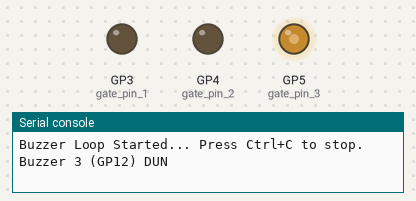
A program run on a simulated Raspberry Pi Pico running MicroPython. Parts: output pins drawn as LEDs (lit = HIGH), the last lines printed to the serial console.

Above: at 0.05 s.
At 1.85 s:
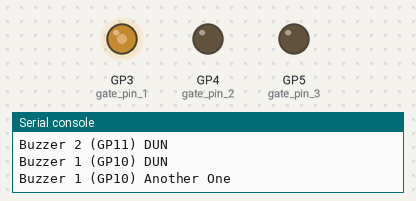
At 2.75 s:
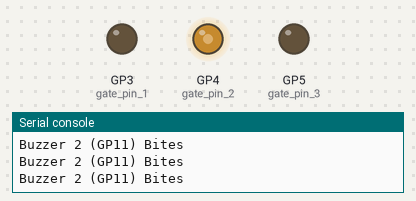
At 3.7 s:
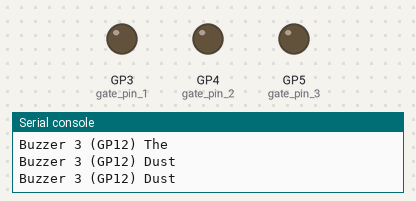
Timing chart, 0 to 8.5 s (numbered marks = the images above):
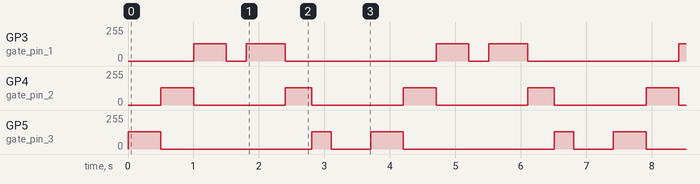

The program:

mosfet.py
```python
from machine import Pin, PWM
import time

# Set the GPIO pins for controlling the MOSFETs (connected to the Gates)
gate_pin_1 = PWM(Pin(3))  # Use PWM on GPIO 10 (GP3) for first buzzer
gate_pin_1.freq(1000)  # Set frequency to 1kHz (adjust as needed)
gate_pin_1.duty_u16(0)  # Start with the first buzzer OFF

gate_pin_2 = PWM(Pin(4))  # Use PWM on GPIO 11 (GP4) for second buzzer
gate_pin_2.freq(1000)  # Set frequency to 1kHz (adjust as needed)
gate_pin_2.duty_u16(0)  # Start with the second buzzer OFF

gate_pin_3 = PWM(Pin(5))  # Use PWM on GPIO 12 (GP5) for third buzzer
gate_pin_3.freq(1000)  # Set frequency to 1kHz (adjust as needed)
gate_pin_3.duty_u16(0)  # Start with the third buzzer OFF

# Function to pulse the buzzers in the pattern "DUN DUN DUN" followed by "Another One Bites the Dust"
def pulse_buzzers():
    print("Buzzer Loop Started... Press Ctrl+C to stop.")

    while True:  # Infinite loop
        # First "DUN" for buzzer 3 (GP3) - Slower
        print("Buzzer 3 (GP12) DUN")
        gate_pin_3.duty_u16(32768)  # 50% duty cycle for 0.5 seconds
        time.sleep(0.5)
        gate_pin_3.duty_u16(0)  # Turn off GP12

        # Second "DUN" for buzzer 2 (GP4) - Slower
        print("Buzzer 2 (GP11) DUN")
        gate_pin_2.duty_u16(32768)  # 50% duty cycle for 0.5 seconds
        time.sleep(0.5)
        gate_pin_2.duty_u16(0)  # Turn off GP11

        # Third "DUN" for buzzer 1 (GP5) - Slower
        print("Buzzer 1 (GP10) DUN")
        gate_pin_1.duty_u16(32768)  # 50% duty cycle for 0.5 seconds
        time.sleep(0.5)
        gate_pin_1.duty_u16(0)  # Turn off GP10

        # Shorter pause before the next part
        time.sleep(0.3)  # Shorter pause between "DUN DUN DUN" and "Another One Bites the Dust"

        # Start pattern: "Another One" for faster buzzing on buzzer 1 (GP10) only
        # First "Another One" for buzzer 1 (GP3)
        print("Buzzer 1 (GP10) Another One")
        gate_pin_1.duty_u16(32768)  # 50% duty cycle for 0.2 seconds
        time.sleep(0.2)
        gate_pin_1.duty_u16(0)  # Turn off GP10

        # Second "Another One" for buzzer 1 (GP3)
        print("Buzzer 1 (GP10) Another One")
        gate_pin_1.duty_u16(32768)  # 50% duty cycle for 0.2 seconds
        time.sleep(0.2)
        gate_pin_1.duty_u16(0)  # Turn off GP10

        # Third "Another One" for buzzer 1 (GP3)
        print("Buzzer 1 (GP10) Another One")
        gate_pin_1.duty_u16(32768)  # 50% duty cycle for 0.2 seconds
        time.sleep(0.2)
        gate_pin_1.duty_u16(0)  # Turn off GP10


        # Start pattern: "Bites" for buzzer 2 (GP4)
        # First "Bites" for buzzer 2 (GP11)
        print("Buzzer 2 (GP11) Bites")
        gate_pin_2.duty_u16(32768)  # 50% duty cycle for 0.1 seconds
        time.sleep(0.1)
        gate_pin_2.duty_u16(0)  # Turn off GP11

        # Second "Bites" for buzzer 2 (GP4)
        print("Buzzer 2 (GP11) Bites")
        gate_pin_2.duty_u16(32768)  # 50% duty cycle for 0.1 seconds
        time.sleep(0.1)
        gate_pin_2.duty_u16(0)  # Turn off GP11
         # Third  "Bites" for buzzer 2 (GP4)
        print("Buzzer 2 (GP11) Bites")
        gate_pin_2.duty_u16(32768)  # 50% duty cycle for 0.1 seconds
        time.sleep(0.1)
        gate_pin_2.duty_u16(0)  # Turn off GP11
             # Third  "Bites" for buzzer 2 (GP4)
        print("Buzzer 2 (GP11) Bites")
        gate_pin_2.duty_u16(32768)  # 50% duty cycle for 0.1 seconds
        time.sleep(0.1)
        gate_pin_2.duty_u16(0)  # Turn off GP11

        # Start pattern: "The Dust" for buzzer 3 (GP5)
        # First "The" for buzzer 3 (GP12)
        print("Buzzer 3 (GP12) The")
        gate_pin_3.duty_u16(32768)  # 50% duty cycle for 0.1 seconds
        time.sleep(0.1)
        gate_pin_3.duty_u16(0)  # Turn off GP12

        # Second "Dust" for buzzer 3 (GP5)
        print("Buzzer 3 (GP12) Dust")
        gate_pin_3.duty_u16(32768)  # 50% duty cycle for 0.1 seconds
        time.sleep(0.1)
        gate_pin_3.duty_u16(0)  # Turn off GP12
         # 3 "Dust" for buzzer 3 (GP5)
        print("Buzzer 3 (GP12) Dust")
        gate_pin_3.duty_u16(32768)  # 50% duty cycle for 0.1 seconds
        time.sleep(0.1)
        gate_pin_3.duty_u16(0)  # Turn off GP12

        # Delay before starting the next round
        time.sleep(0.3)  # Small delay to separate repetitions
        time.sleep(0.3)

# Call the function to start pulsing
try:
    pulse_buzzers()
except KeyboardInterrupt:
    print("Stopping buzzers...")
    gate_pin_1.duty_u16(0)  # Ensure buzzer 1 is OFF when stopping
    gate_pin_2.duty_u16(0)  # Ensure buzzer 2 is OFF when stopping
    gate_pin_3.duty_u16(0)  # Ensure buzzer 3 is OFF when stopping
```

Measured:
- by itself, GP3 (gate_pin_1): repeats every 3.7 s: 0/255 0.30 s, 128/255 0.60 s, 0/255 2.3 s, 128/255 0.50 s
- by itself, GP4 (gate_pin_2): alternates 128/255 for 0.45 s and 0/255 for 1.4 s
- by itself, GP5 (gate_pin_3): repeats every 3.7 s: 0/255 2.3 s, 128/255 0.30 s, 0/255 0.60 s, 128/255 0.50 s
